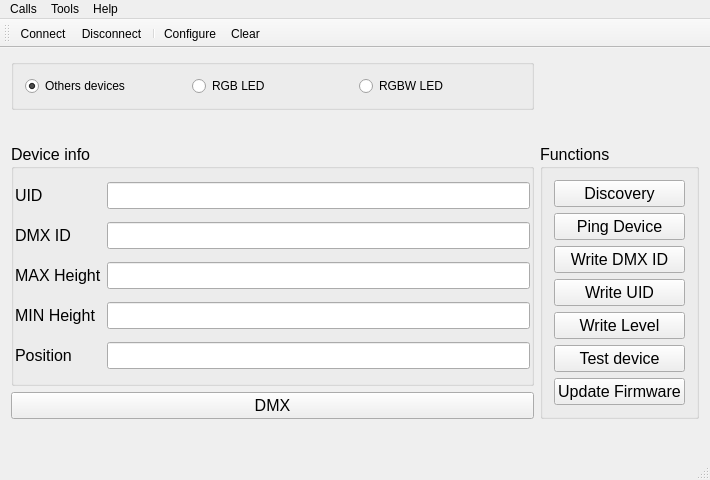
<?xml version="1.0" encoding="UTF-8"?>
<ui version="4.0">
 <class>MainWindow</class>
 <widget class="QMainWindow" name="MainWindow">
  <property name="geometry">
   <rect>
    <x>0</x>
    <y>0</y>
    <width>710</width>
    <height>480</height>
   </rect>
  </property>
  <property name="windowTitle">
   <string>AG DMX Device manager</string>
  </property>
  <property name="windowIcon">
   <iconset resource="terminal.qrc">
    <normaloff>:/AG-logo.png</normaloff>:/AG-logo.png</iconset>
  </property>
  <widget class="QWidget" name="centralWidget">
   <layout class="QGridLayout" name="gridLayout">
    <item row="0" column="0">
     <widget class="QGroupBox" name="groupBox_2">
      <property name="autoFillBackground">
       <bool>false</bool>
      </property>
      <property name="styleSheet">
       <string notr="true">font: 87 italic 11pt &quot;Arial Black&quot;;</string>
      </property>
      <layout class="QHBoxLayout" name="horizontalLayout">
       <item>
        <widget class="QRadioButton" name="rdBtn_OthersDevices">
         <property name="text">
          <string>Others devices</string>
         </property>
         <property name="checked">
          <bool>true</bool>
         </property>
        </widget>
       </item>
       <item>
        <widget class="QRadioButton" name="rdBtn_Light">
         <property name="text">
          <string>RGB LED</string>
         </property>
        </widget>
       </item>
       <item>
        <widget class="QRadioButton" name="rdBtn_LightRGBW">
         <property name="text">
          <string>RGBW LED</string>
         </property>
        </widget>
       </item>
      </layout>
     </widget>
    </item>
    <item row="2" column="1" rowspan="3">
     <widget class="QGroupBox" name="Functions">
      <property name="font">
       <font>
        <pointsize>12</pointsize>
       </font>
      </property>
      <property name="title">
       <string>Functions</string>
      </property>
      <layout class="QVBoxLayout" name="verticalLayout_3">
       <item>
        <widget class="QPushButton" name="BtnDeviceDiscovery">
         <property name="text">
          <string>Discovery</string>
         </property>
        </widget>
       </item>
       <item>
        <widget class="QPushButton" name="BtnSearchDev">
         <property name="font">
          <font>
           <pointsize>12</pointsize>
          </font>
         </property>
         <property name="text">
          <string>Ping Device</string>
         </property>
        </widget>
       </item>
       <item>
        <widget class="QPushButton" name="BtnWrDMXID">
         <property name="font">
          <font>
           <pointsize>12</pointsize>
          </font>
         </property>
         <property name="text">
          <string>Write DMX ID</string>
         </property>
        </widget>
       </item>
       <item>
        <widget class="QPushButton" name="BtnWriteUID">
         <property name="enabled">
          <bool>true</bool>
         </property>
         <property name="font">
          <font>
           <pointsize>12</pointsize>
          </font>
         </property>
         <property name="text">
          <string>Write UID</string>
         </property>
        </widget>
       </item>
       <item>
        <widget class="QPushButton" name="BtnWrThreshold">
         <property name="font">
          <font>
           <pointsize>12</pointsize>
          </font>
         </property>
         <property name="text">
          <string>Write Level</string>
         </property>
        </widget>
       </item>
       <item>
        <widget class="QPushButton" name="BtnTestMode">
         <property name="font">
          <font>
           <pointsize>12</pointsize>
          </font>
         </property>
         <property name="text">
          <string>Test device</string>
         </property>
        </widget>
       </item>
       <item>
        <widget class="QPushButton" name="BtnUpdateFirmware">
         <property name="font">
          <font>
           <pointsize>12</pointsize>
          </font>
         </property>
         <property name="text">
          <string>Update Firmware</string>
         </property>
        </widget>
       </item>
      </layout>
     </widget>
    </item>
    <item row="5" column="0">
     <spacer name="verticalSpacer_2">
      <property name="orientation">
       <enum>Qt::Vertical</enum>
      </property>
      <property name="sizeHint" stdset="0">
       <size>
        <width>20</width>
        <height>40</height>
       </size>
      </property>
     </spacer>
    </item>
    <item row="1" column="0">
     <spacer name="verticalSpacer">
      <property name="orientation">
       <enum>Qt::Vertical</enum>
      </property>
      <property name="sizeHint" stdset="0">
       <size>
        <width>20</width>
        <height>40</height>
       </size>
      </property>
     </spacer>
    </item>
    <item row="0" column="1">
     <widget class="QLabel" name="lb_ConnectIcon">
      <property name="maximumSize">
       <size>
        <width>60</width>
        <height>60</height>
       </size>
      </property>
      <property name="text">
       <string/>
      </property>
      <property name="scaledContents">
       <bool>true</bool>
      </property>
      <property name="alignment">
       <set>Qt::AlignCenter</set>
      </property>
     </widget>
    </item>
    <item row="4" column="0">
     <widget class="QPushButton" name="BtnDMXConsole">
      <property name="font">
       <font>
        <pointsize>12</pointsize>
       </font>
      </property>
      <property name="text">
       <string>DMX</string>
      </property>
     </widget>
    </item>
    <item row="2" column="0" rowspan="2">
     <widget class="QGroupBox" name="groupBox">
      <property name="font">
       <font>
        <pointsize>12</pointsize>
       </font>
      </property>
      <property name="title">
       <string>Device info</string>
      </property>
      <layout class="QGridLayout" name="gridLayout_2">
       <property name="sizeConstraint">
        <enum>QLayout::SetDefaultConstraint</enum>
       </property>
       <property name="leftMargin">
        <number>1</number>
       </property>
       <property name="topMargin">
        <number>1</number>
       </property>
       <property name="rightMargin">
        <number>1</number>
       </property>
       <property name="bottomMargin">
        <number>1</number>
       </property>
       <property name="horizontalSpacing">
        <number>5</number>
       </property>
       <property name="verticalSpacing">
        <number>1</number>
       </property>
       <item row="3" column="2">
        <widget class="QLineEdit" name="TxtMaxHeight"/>
       </item>
       <item row="2" column="0">
        <widget class="QLabel" name="label_2">
         <property name="font">
          <font>
           <pointsize>12</pointsize>
          </font>
         </property>
         <property name="text">
          <string>DMX ID</string>
         </property>
        </widget>
       </item>
       <item row="2" column="2">
        <widget class="QLineEdit" name="TxtDMXID"/>
       </item>
       <item row="0" column="2">
        <widget class="QLineEdit" name="TxtUID"/>
       </item>
       <item row="0" column="0">
        <widget class="QLabel" name="label">
         <property name="font">
          <font>
           <pointsize>12</pointsize>
          </font>
         </property>
         <property name="text">
          <string>UID</string>
         </property>
        </widget>
       </item>
       <item row="3" column="0">
        <widget class="QLabel" name="lb_MaxHeight">
         <property name="font">
          <font>
           <pointsize>12</pointsize>
          </font>
         </property>
         <property name="text">
          <string>MAX Height</string>
         </property>
        </widget>
       </item>
       <item row="4" column="0">
        <widget class="QLabel" name="lb_MinHeight">
         <property name="font">
          <font>
           <pointsize>12</pointsize>
          </font>
         </property>
         <property name="text">
          <string>MIN Height</string>
         </property>
        </widget>
       </item>
       <item row="5" column="2">
        <widget class="QLineEdit" name="TxtSEQID"/>
       </item>
       <item row="4" column="2">
        <widget class="QLineEdit" name="TxtMinHeight"/>
       </item>
       <item row="5" column="0">
        <widget class="QLabel" name="label_3">
         <property name="text">
          <string>Position</string>
         </property>
        </widget>
       </item>
      </layout>
     </widget>
    </item>
   </layout>
  </widget>
  <widget class="QMenuBar" name="menuBar">
   <property name="geometry">
    <rect>
     <x>0</x>
     <y>0</y>
     <width>710</width>
     <height>20</height>
    </rect>
   </property>
   <widget class="QMenu" name="menuCalls">
    <property name="title">
     <string>Calls</string>
    </property>
    <addaction name="actionConnect"/>
    <addaction name="actionDisconnect"/>
    <addaction name="separator"/>
    <addaction name="actionQuit"/>
   </widget>
   <widget class="QMenu" name="menuTools">
    <property name="title">
     <string>Tools</string>
    </property>
    <addaction name="actionConfigure"/>
    <addaction name="actionClear"/>
    <addaction name="actionUser"/>
    <addaction name="separator"/>
    <addaction name="separator"/>
    <addaction name="separator"/>
    <addaction name="actionDMX_monitor_2"/>
   </widget>
   <widget class="QMenu" name="menuHelp">
    <property name="title">
     <string>Help</string>
    </property>
    <addaction name="actionAbout"/>
    <addaction name="actionAboutQt"/>
   </widget>
   <addaction name="menuCalls"/>
   <addaction name="menuTools"/>
   <addaction name="menuHelp"/>
  </widget>
  <widget class="QToolBar" name="mainToolBar">
   <attribute name="toolBarArea">
    <enum>TopToolBarArea</enum>
   </attribute>
   <attribute name="toolBarBreak">
    <bool>false</bool>
   </attribute>
   <addaction name="actionConnect"/>
   <addaction name="actionDisconnect"/>
   <addaction name="separator"/>
   <addaction name="actionConfigure"/>
   <addaction name="actionClear"/>
  </widget>
  <widget class="QStatusBar" name="statusBar"/>
  <action name="actionAbout">
   <property name="text">
    <string>&amp;About</string>
   </property>
   <property name="toolTip">
    <string>About program</string>
   </property>
   <property name="shortcut">
    <string>Alt+A</string>
   </property>
  </action>
  <action name="actionAboutQt">
   <property name="text">
    <string>About Qt</string>
   </property>
  </action>
  <action name="actionConnect">
   <property name="icon">
    <iconset resource="terminal.qrc">
     <normaloff>:/images/connect.png</normaloff>:/images/connect.png</iconset>
   </property>
   <property name="text">
    <string>C&amp;onnect</string>
   </property>
   <property name="toolTip">
    <string>Connect to serial port</string>
   </property>
   <property name="shortcut">
    <string>Ctrl+O</string>
   </property>
  </action>
  <action name="actionDisconnect">
   <property name="icon">
    <iconset resource="terminal.qrc">
     <normaloff>:/images/disconnect.png</normaloff>:/images/disconnect.png</iconset>
   </property>
   <property name="text">
    <string>&amp;Disconnect</string>
   </property>
   <property name="toolTip">
    <string>Disconnect from serial port</string>
   </property>
   <property name="shortcut">
    <string>Ctrl+D</string>
   </property>
  </action>
  <action name="actionConfigure">
   <property name="icon">
    <iconset resource="terminal.qrc">
     <normaloff>:/images/settings.png</normaloff>:/images/settings.png</iconset>
   </property>
   <property name="text">
    <string>&amp;Configure</string>
   </property>
   <property name="toolTip">
    <string>Configure serial port</string>
   </property>
   <property name="shortcut">
    <string>Alt+C</string>
   </property>
  </action>
  <action name="actionClear">
   <property name="icon">
    <iconset resource="terminal.qrc">
     <normaloff>:/images/clear.png</normaloff>:/images/clear.png</iconset>
   </property>
   <property name="text">
    <string>C&amp;lear</string>
   </property>
   <property name="toolTip">
    <string>Clear data</string>
   </property>
   <property name="shortcut">
    <string>Alt+L</string>
   </property>
  </action>
  <action name="actionQuit">
   <property name="icon">
    <iconset resource="terminal.qrc">
     <normaloff>:/images/application-exit.png</normaloff>:/images/application-exit.png</iconset>
   </property>
   <property name="text">
    <string>&amp;Quit</string>
   </property>
   <property name="shortcut">
    <string>Ctrl+Q</string>
   </property>
  </action>
  <action name="actionUser">
   <property name="icon">
    <iconset resource="terminal.qrc">
     <normaloff>:/images/Account and Control.png</normaloff>:/images/Account and Control.png</iconset>
   </property>
   <property name="text">
    <string>User</string>
   </property>
  </action>
  <action name="actionDMX_monitor">
   <property name="text">
    <string>DMX monitor</string>
   </property>
  </action>
  <action name="actionDMX_monitor_2">
   <property name="icon">
    <iconset>
     <normalon>:/images/DMX-monitor.png</normalon>
    </iconset>
   </property>
   <property name="text">
    <string>DMX monitor</string>
   </property>
  </action>
 </widget>
 <layoutdefault spacing="6" margin="11"/>
 <resources>
  <include location="terminal.qrc"/>
 </resources>
 <connections/>
</ui>
